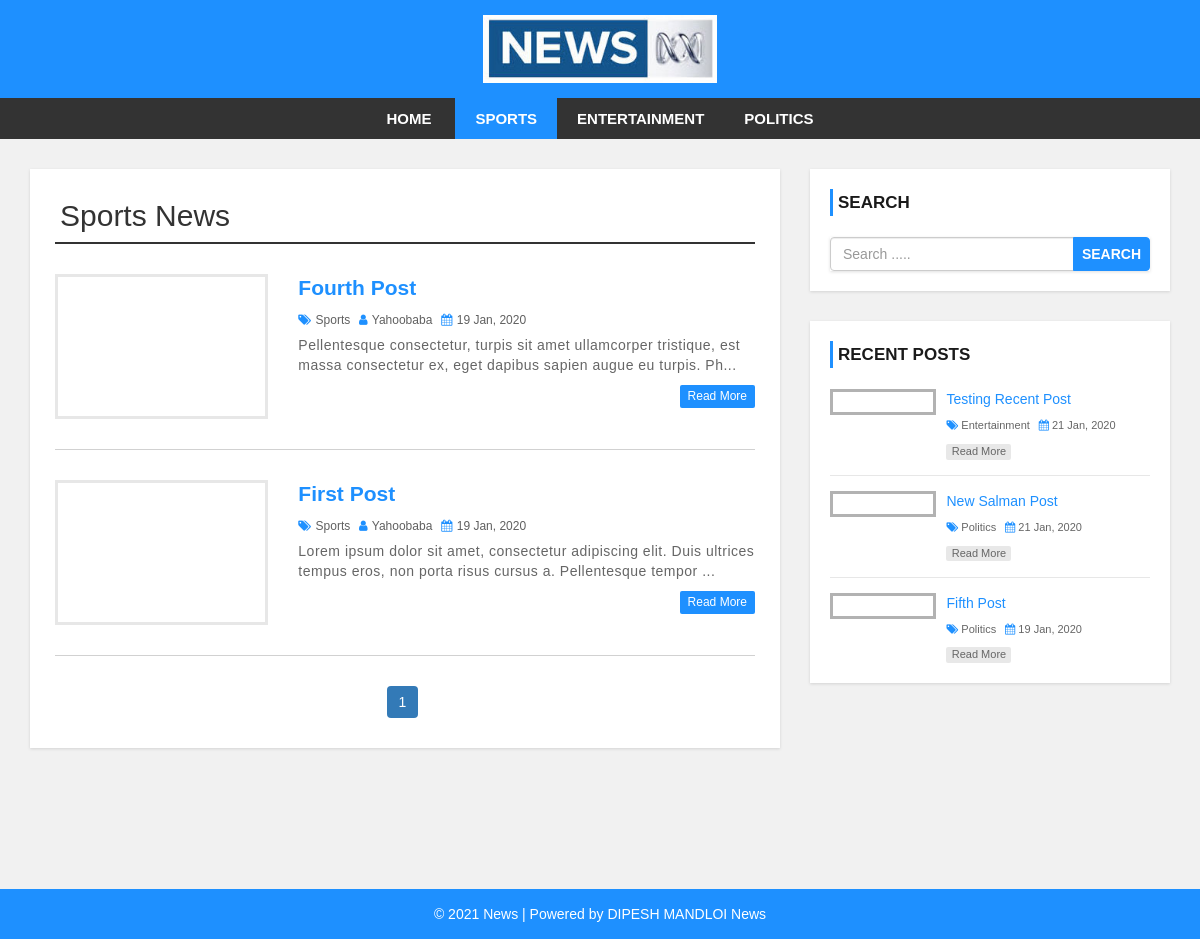
Page /category.php?cid=34 on the committed database.
### tables this page shows
CREATE TABLE `settings` (
  `id` int(11) NOT NULL,
  `websitename` varchar(60) NOT NULL,
  `logo` varchar(50) NOT NULL,
  `footerdesc` varchar(255) NOT NULL
);

CREATE TABLE `category` (
  `category_id` int(11) NOT NULL,
  `category_name` varchar(100) NOT NULL,
  `post` int(11) NOT NULL DEFAULT 0
);

CREATE TABLE `post` (
  `post_id` int(11) NOT NULL,
  `title` varchar(100) NOT NULL,
  `description` text NOT NULL,
  `category` varchar(100) NOT NULL,
  `post_date` varchar(50) NOT NULL,
  `author` int(11) NOT NULL,
  `post_img` varchar(100) NOT NULL
);

CREATE TABLE `user` (
  `user_id` int(10) UNSIGNED NOT NULL,
  `first_name` varchar(30) NOT NULL,
  `last_name` varchar(30) NOT NULL,
  `username` varchar(30) DEFAULT NULL,
  `password` varchar(40) DEFAULT NULL,
  `role` int(11) NOT NULL
);

### config.php (called while the page is built, shortened)
<?php
$hostname = "http://localhost/news-site";
?>

### category.php (the view, shortened to what this page needs)
<?php include 'header.php'; ?>
    <div id="main-content">
      <div class="container">
        <div class="row">
            <div class="col-md-8">
                <div class="post-container">
                  <?php
                  include "config.php";
                  if(isset($_GET['cid'])){
                    $cat_id = $_GET['cid'];
                    $sql1 = "SELECT * FROM category WHERE category_id = {$cat_id}";
                    $result1 = mysqli_query($conn, $sql1) or die("Query Failed.");
                    $row1 = mysqli_fetch_assoc($result1);
                  ?>
                  <h2 class="page-heading"><?php echo $row1['category_name']; ?> News</h2>
                  <?php
                    $limit = 3;
                    if(isset($_GET['page'])){
                      $page = $_GET['page'];
                    }else{
                      $page = 1;
                    }
                    $offset = ($page - 1) * $limit;
                    $sql = "SELECT post.post_id, post.title, post.description,post.post_date,post.author,
                    category.category_name,user.username,post.category,post.post_img FROM post
                    LEFT JOIN category ON post.category = category.category_id
                    LEFT JOIN user ON post.author = user.user_id
                    WHERE post.category = {$cat_id}
                    ORDER BY post.post_id DESC LIMIT {$offset},{$limit}";
                    $result = mysqli_query($conn, $sql) or die("Query Failed.");
                    if(mysqli_num_rows($result) > 0){
                      while($row = mysqli_fetch_assoc($result)) {
                  ?>
                    <div class="post-content">
                        <div class="row">
                            <div class="col-md-4">
                              <a class="post-img" href="single.php?id=<?php echo $row['post_id']; ?>"><img src="admin/upload/<?php echo $row['post_img']; ?>" alt=""/></a>
                            </div>
                            <div class="col-md-8">
                              <div class="inner-content clearfix">
                                  <h3><a href='single.php?id=<?php echo $row['post_id']; ?>'><?php echo $row['title']; ?></a></h3>
                                  <div class="post-information">
                                      <span>
                                          <i class="fa fa-tags" aria-hidden="true"></i>
                                          <a href='category.php?cid=<?php echo $row['category']; ?>'><?php echo $row['category_name']; ?></a>
                                      </span>
                                      <span>
                                          <i class="fa fa-user" aria-hidden="true"></i>
                                          <a href='author.php?aid=<?php echo $row['author']; ?>'><?php echo $row['username']; ?></a>
                                      </span>
                                      <span>
                                          <i class="fa fa-calendar" aria-hidden="true"></i>
                                          <?php echo $row['post_date']; ?>
                                      </span>
                                  </div>
                                  <p class="description">
                                      <?php echo substr($row['description'],0,130) . "..."; ?>
                                  </p>
                                  <a class='read-more pull-right' href='single.php?id=<?php echo $row['post_id']; ?>'>read more</a>
                              </div>
                            </div>
                        </div>
                    </div>
                    <?php
                      }
                    }else{
                      echo "<h2>No Record Found.</h2>";
                    }
                    if(mysqli_num_rows($result1) > 0){
                      $total_records = $row1['post'];
                      $total_page = ceil($total_records / $limit);
                      echo '<ul class="pagination admin-pagination">';
                      for($i = 1; $i <= $total_page; $i++){
                        if($i == $page){
                          $active = "active";
                        }else{
                          $active = "";
                        }
                        echo '<li class="'.$active.'"><a href="category.php?cid='.$cat_id .'&page='.$i.'">'.$i.'</a></li>';
                      }
                      echo '</ul>';
                    }
                  }else{
                    echo "<h2>No Record Found.</h2>";
                  }
                    ?>
                </div>
            </div>
            <?php include 'sidebar.php'; ?>
        </div>
      </div>
    </div>
<?php include 'footer.php'; ?>

### header.php (shortened to what this page needs)
<?php
  include "config.php";
?>
<!DOCTYPE html>
<html lang="en">
<head>
    <link rel="stylesheet" href="css/bootstrap.min.css" />
    <link rel="stylesheet" href="css/font-awesome.css">
    <link rel="stylesheet" href="css/style.css">
</head>
<body>
<div id="header">
    <div class="container">
        <div class="row">
            <div class=" col-md-offset-4 col-md-4">
              <?php
                include "config.php";
                $sql = "SELECT * FROM settings";
                $result = mysqli_query($conn, $sql) or die("Query Failed.");
                if(mysqli_num_rows($result) > 0){
                  while($row = mysqli_fetch_assoc($result)) {
                    if($row['logo'] == ""){
                      echo '<a href="index.php"><h1>'.$row['websitename'].'</h1></a>';
                    }else{
                      echo '<a href="index.php" id="logo"><img src="admin/images/'. $row['logo'] .'"></a>';
                    }
                  }
                }
                ?>
            </div>
        </div>
    </div>
</div>
<div id="menu-bar">
    <div class="container">
        <div class="row">
            <div class="col-md-12">
              <?php
                include "config.php";
                if(isset($_GET['cid'])){
                  $cat_id = $_GET['cid'];
                }
                $sql = "SELECT * FROM category WHERE post > 0";
                $result = mysqli_query($conn, $sql) or die("Query Failed. : Category");
                if(mysqli_num_rows($result) > 0){
                  $active = "";
              ?>
                <ul class='menu'>
                  <li><a href='<?php echo $hostname; ?>'>Home</a></li>
                  <?php while($row = mysqli_fetch_assoc($result)) {
                    if(isset($_GET['cid'])){
                      if($row['category_id'] == $cat_id){
                        $active = "active";
                      }else{
                        $active = "";
                      }
                    }
                    echo "<li><a class='{$active}' href='category.php?cid={$row['category_id']}'>{$row['category_name']}</a></li>";
                  } ?>
                </ul>
                <?php } ?>
            </div>
        </div>
    </div>
</div>

### sidebar.php (shortened to what this page needs)
<div id="sidebar" class="col-md-4">
    <div class="search-box-container">
        <h4>Search</h4>
        <form class="search-post" action="search.php" method ="GET">
            <div class="input-group">
                <input type="text" name="search" class="form-control" placeholder="Search .....">
                <span class="input-group-btn">
                    <button type="submit" class="btn btn-danger">Search</button>
                </span>
            </div>
        </form>
    </div>
    <div class="recent-post-container">
        <h4>Recent Posts</h4>
        <?php
        include "config.php";
        $limit = 3;
        $sql = "SELECT post.post_id, post.title, post.post_date,
        category.category_name,post.category,post.post_img FROM post
        LEFT JOIN category ON post.category = category.category_id
        ORDER BY post.post_id DESC LIMIT {$limit}";
        $result = mysqli_query($conn, $sql) or die("Query Failed. : Recent Post");
        if(mysqli_num_rows($result) > 0){
          while($row = mysqli_fetch_assoc($result)) {
      ?>
        <div class="recent-post">
            <a class="post-img" href="single.php?id=<?php echo $row['post_id']; ?>">
            </a>
            <div class="post-content">
                <h5><a href="single.php?id=<?php echo $row['post_id']; ?>"><?php echo $row['title']; ?></a></h5>
                <span>
                    <i class="fa fa-tags" aria-hidden="true"></i>
                    <a href='category.php?cid=<?php echo $row['category']; ?>'><?php echo $row['category_name']; ?></a>
                </span>
                <span>
                    <i class="fa fa-calendar" aria-hidden="true"></i>
                    <?php echo $row['post_date']; ?>
                </span>
                <a class="read-more" href="single.php?id=<?php echo $row['post_id']; ?>">read more</a>
            </div>
        </div>
    <?php
      }
    }
    ?>
    </div>
</div>

### footer.php
<div id ="footer">
    <div class="container">
        <div class="row">
            <div class="col-md-12">
              <?php
                include "config.php";
                $sql = "SELECT * FROM settings";
                $result = mysqli_query($conn, $sql) or die("Query Failed.");
                if(mysqli_num_rows($result) > 0){
                  while($row = mysqli_fetch_assoc($result)) {
              ?>
                <span><?php echo $row['footerdesc']; ?></span>
              <?php
                }
              }
              ?>
            </div>
        </div>
    </div>
</div>
</body>
</html>

### css/style.css (style rules this page uses)
body { background: #f1f1f1; font-family: sans-serif,arial,Helvetica; }
a, a:hover, a:focus { text-decoration: none; outline: none; }
ul { margin:0; padding:0; list-style:none; }
h2.page-heading { margin: 5px 0 30px; padding: 0 5px 10px; border-bottom: 2px solid #333; }
form { background: #fff; padding: 25px; box-shadow:0 1px 3px rgba(0, 0, 0, 0.13); }
#header { background: #1e90ff; text-align: center; padding: 15px; }
#logo { display: inline-block; width: 65%; }
#logo img { width: 100%; }
#menu-bar { background: #333; text-align: center; }
#menu-bar .menu > li { display: inline-block; }
.menu > li > a { padding: 10px 20px; display: block; text-transform: uppercase; color: #fff; font-size: 15px; font-weight:600; transition:all 0.5s ease 0s; }
#menu-bar .menu > li > a:hover, #menu-bar .menu > li > a.active { color:#fff; background:#1e90ff; }
#main-content { padding: 30px 0; min-height: 750px; }
#main-content .post-container { background-color: #fff; padding: 25px; box-shadow: 0 1px 3px rgba(0, 0, 0, 0.13); }
#main-content .post-content { border-bottom: 1px solid #d1d1d1; padding: 0 0 30px; margin-bottom:30px; }
#main-content .post-content .post-img { border: 3px solid #e7e7e7; display: block; height: 145px; overflow: hidden; transition: border .3s; }
#main-content .post-content h3 { font-size: 21px; line-height: 28px; font-weight: 600; margin: 0 0 7px; }
#main-content .post-content h3 a { color: #1e90ff; transition:all 0.3s; }
#main-content .post-content .post-information span { color: #606060; font-size: 12px; text-transform: capitalize; margin: 0 5px 5px 0; display: inline-block; }
#main-content .post-content .post-information i { color: #1e90ff; margin-right: 1px; }
#main-content .post-content .post-information a { color: #606060; text-decoration: none; }
#main-content .post-content p, #main-content .single-post p { color: #666; font-size: 14px; letter-spacing: 0.5px; margin:0 0 10px; }
#main-content .post-content a.read-more { color: #fff; background-color: #1E90FF; font-size: 12px; text-transform: capitalize; padding: 3px 8px; border-radius: 2px; transition: all 0.3s; }
.pagination { display: block; text-align: center; margin: 0; }
.pagination li { display:inline-block; margin: 0 5px 0 0; }
.pagination li a { border: none; background: #1e90ff; color: #fff; }
i.fa { color:#222; }
#sidebar h4 { color: #1A1A1A; font-size: 17px; line-height: 27px; font-weight:600; text-transform: uppercase; padding: 0 0 0 5px; margin: 0 0 21px; border-left: 3px solid #1e90ff; }
#sidebar .search-box-container { background-color: #fff; padding: 20px; margin: 0 0 30px; box-shadow: 0 1px 3px rgba(0, 0, 0, 0.13); }
#sidebar .search-post { padding: 0; }
#sidebar .search-post input { color: #606060; }
#sidebar .search-post .btn { font-weight: 600; text-transform: uppercase; padding: 6px 8px; background-color: #1E90FF; border-color: #1E90FF; outline: none; }
#sidebar .recent-post-container { padding: 20px; background: #fff; box-shadow: 0 1px 3px rgba(0, 0, 0, 0.13); }
#sidebar .recent-post { border-bottom: 1px solid #e7e7e7; padding: 0 0 15px; margin: 0 0 15px; }
#sidebar .recent-post:last-child { margin: 0; padding: 0; border: none; }
#sidebar .recent-post .post-img { display: inline-block; width: 33%; border: 3px solid rgba(0,0,0,0.3); vertical-align: top; transition: border .3s; }
#sidebar .recent-post .post-content { width: 65%; display: inline-block; border: none; padding: 0 0 0 7px; margin: 0; }
#sidebar .recent-post h5 { font-size: 14px; line-height: 20px; margin: 0 0 5px; }
#sidebar .recent-post h5 a { color: #1E90FF; }
#sidebar .recent-post span { color: #666; font-size: 11px; display: inline-block; margin: 0 5px 10px 0; }
#sidebar .recent-post span a { color: #666; }
#sidebar .recent-post span i { color: #1E90FF; }
#sidebar .recent-post a.read-more { color: #666; background-color: rgba(0,0,0,0.09); width: 65px; font-size: 11px; text-align: center; padding: 0; display: block; transition: all 0.3s; }
#footer { color: #fff; padding:15px 0; text-align:center; background-color:#1e90ff; }
#footer a { color:#fff; }

### rows in the picture
settings: logo (picture), footerdesc "© 2021 News | Powered by DIPESH MANDLOI News"
category: category_name "SPORTS", category_name "Sports"
category: category_name "ENTERTAINMENT"
category: category_name "POLITICS"
post: title "Fourth Post", category.category_name "Sports", user.username "Yahoobaba", post_date "19 Jan, 2020", description "Pellentesque consectetur, turpis sit amet ullamcorper tristique, est massa consectetur ex, eget dapibus sapien augue eu turpis. Ph"
post: title "First Post", category.category_name "Sports", user.username "Yahoobaba", post_date "19 Jan, 2020", description "Lorem ipsum dolor sit amet, consectetur adipiscing elit. Duis ultrices tempus eros, non porta risus cursus a. Pellentesque tempor"
post: title "Testing Recent Post", category.category_name "Entertainment", post_date "21 Jan, 2020"
post: title "New Salman Post", category.category_name "Politics", post_date "21 Jan, 2020"
post: title "Fifth Post", category.category_name "Politics", post_date "19 Jan, 2020"
